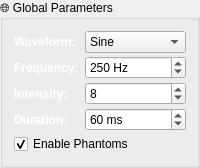
         <widget class="QGroupBox" name="global_params_group">
          <property name="title">
           <string>🌐 Global Parameters</string>
          </property>
          <layout class="QFormLayout" name="global_params_layout">
           <property name="verticalSpacing">
            <number>3</number>
           </property>
           <item row="0" column="0">
            <widget class="QLabel" name="waveform_label">
             <property name="text">
              <string>Waveform:</string>
             </property>
             <property name="styleSheet">
              <string>color: white; font-weight: bold;</string>
             </property>
            </widget>
           </item>
           <item row="0" column="1">
            <widget class="QComboBox" name="waveform_combo">
             <property name="maximumSize">
              <size>
               <width>16777215</width>
               <height>25</height>
              </size>
             </property>
             <item>
              <property name="text">
               <string>Sine</string>
              </property>
             </item>
             <item>
              <property name="text">
               <string>Square</string>
              </property>
             </item>
             <item>
              <property name="text">
               <string>Saw</string>
              </property>
             </item>
             <item>
              <property name="text">
               <string>Triangle</string>
              </property>
             </item>
             <item>
              <property name="text">
               <string>Chirp</string>
              </property>
             </item>
             <item>
              <property name="text">
               <string>FM</string>
              </property>
             </item>
             <item>
              <property name="text">
               <string>PWM</string>
              </property>
             </item>
             <item>
              <property name="text">
               <string>Noise</string>
              </property>
             </item>
            </widget>
           </item>
           <item row="1" column="0">
            <widget class="QLabel" name="frequency_label">
             <property name="text">
              <string>Frequency:</string>
             </property>
             <property name="styleSheet">
              <string>color: white; font-weight: bold;</string>
             </property>
            </widget>
           </item>
           <item row="1" column="1">
            <widget class="QSpinBox" name="frequency_spin">
             <property name="maximumSize">
              <size>
               <width>16777215</width>
               <height>25</height>
              </size>
             </property>
             <property name="suffix">
              <string> Hz</string>
             </property>
             <property name="minimum">
              <number>50</number>
             </property>
             <property name="maximum">
              <number>1000</number>
             </property>
             <property name="value">
              <number>250</number>
             </property>
            </widget>
           </item>
           <item row="2" column="0">
            <widget class="QLabel" name="intensity_label">
             <property name="text">
              <string>Intensity:</string>
             </property>
             <property name="styleSheet">
              <string>color: white; font-weight: bold;</string>
             </property>
            </widget>
           </item>
           <item row="2" column="1">
            <widget class="QSpinBox" name="intensity_spin">
             <property name="maximumSize">
              <size>
               <width>16777215</width>
               <height>25</height>
              </size>
             </property>
             <property name="minimum">
              <number>1</number>
             </property>
             <property name="maximum">
              <number>15</number>
             </property>
             <property name="value">
              <number>8</number>
             </property>
            </widget>
           </item>
           <item row="3" column="0">
            <widget class="QLabel" name="duration_label">
             <property name="text">
              <string>Duration:</string>
             </property>
             <property name="styleSheet">
              <string>color: white; font-weight: bold;</string>
             </property>
            </widget>
           </item>
           <item row="3" column="1">
            <widget class="QSpinBox" name="duration_spin">
             <property name="maximumSize">
              <size>
               <width>16777215</width>
               <height>25</height>
              </size>
             </property>
             <property name="suffix">
              <string> ms</string>
             </property>
             <property name="minimum">
              <number>40</number>
             </property>
             <property name="maximum">
              <number>200</number>
             </property>
             <property name="value">
              <number>60</number>
             </property>
            </widget>
           </item>
           <item row="4" column="0" colspan="2">
            <widget class="QCheckBox" name="phantom_checkbox">
             <property name="text">
              <string>Enable Phantoms</string>
             </property>
             <property name="checked">
              <bool>true</bool>
             </property>
            </widget>
           </item>
          </layout>
         </widget>
